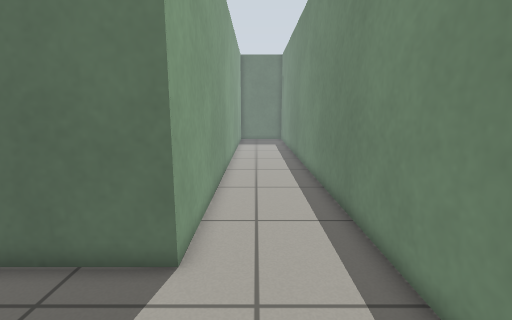
view 1 (above)

17 first-person views from a walk through a Gazebo world. The camera is 0.87 m above the floor, tilts 10° down and sees 85° across. The floor is counted in squares, 0.25 m on a side. Each view is taken from the middle of a square. On the plan, view 1 faces up. The plan holds only what a view shows up to about 20 squares ahead; the rest is blank.

view 2
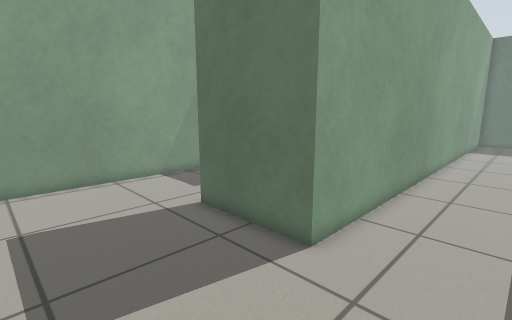

view 3
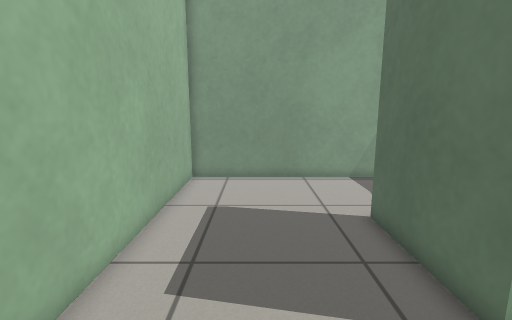

view 4
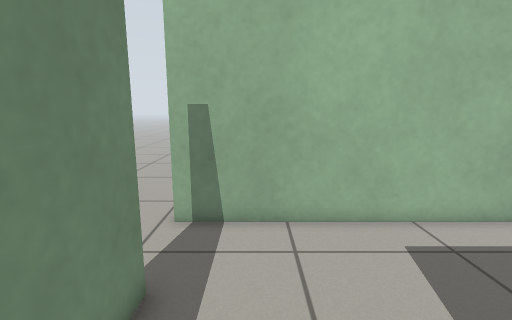

view 5
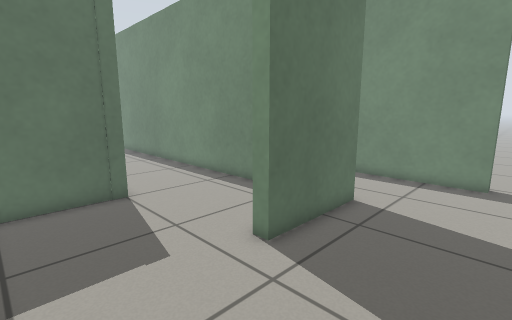

view 6
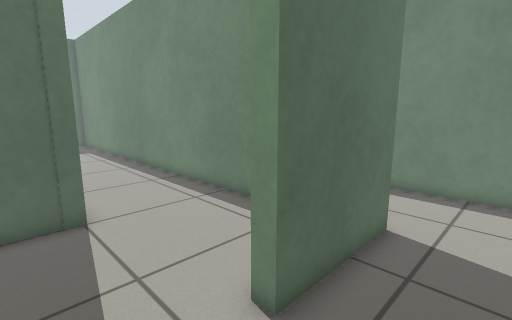

view 7
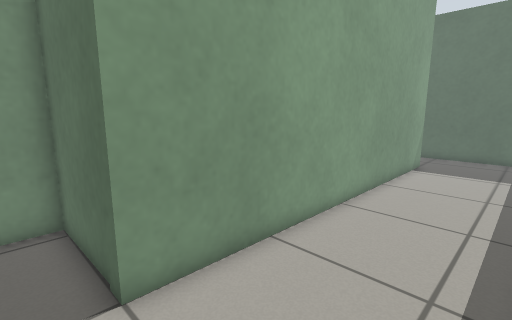

view 8
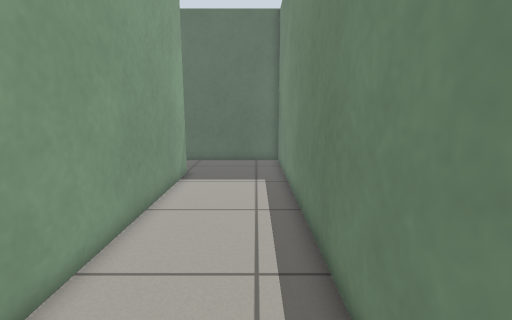

view 9
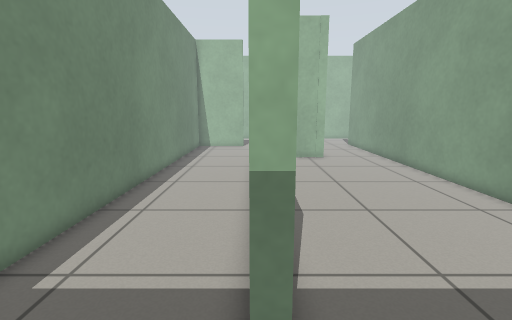

view 10
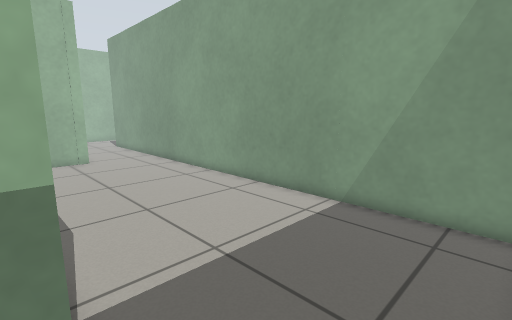

view 11
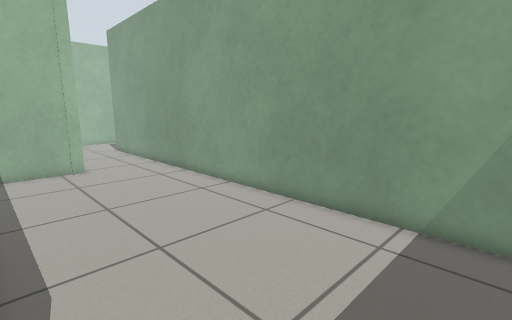

view 12
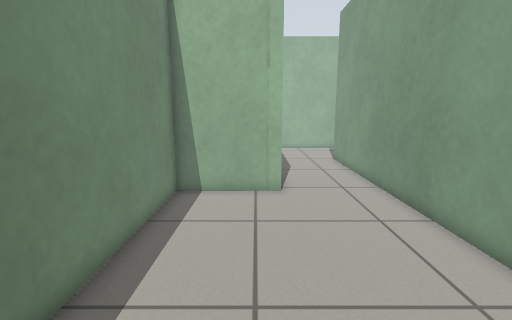

view 13
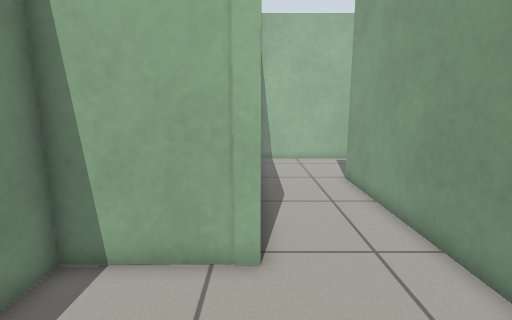

view 14
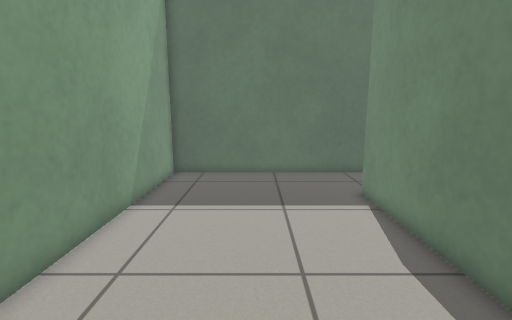

view 15
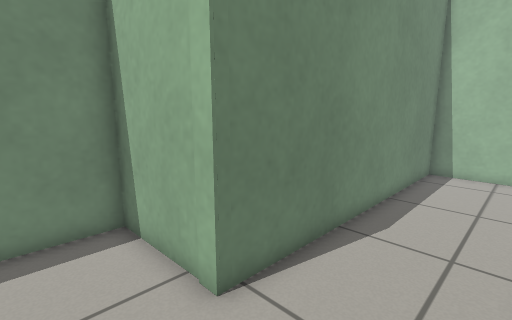

view 16
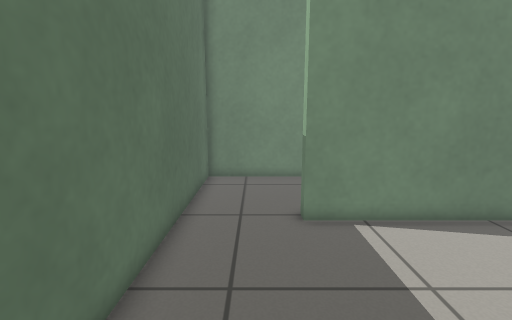

view 17
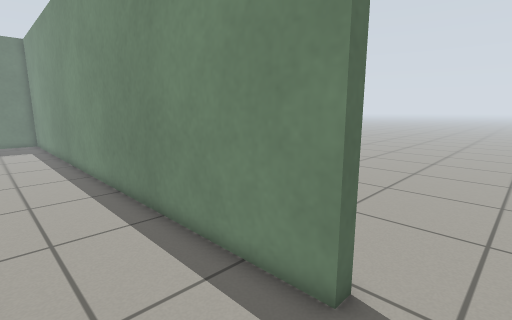

### Floor plan
Ten units are one square. View 1 is at (0, 0); x grows to the right and y downward. Boxes are objects, and circles mark ways between rooms. Rooms are numbered by the first view taken in them; rooms with no view inside come last. Other rooms are left out.
<svg viewBox="-185 -350 228 369">
<path fill="none" stroke="#000" d="M38 -21 31 -21 31 -249M-125 -66 -125 14 36 14M-18 -253 -17 -58 -67 -58 -67 -64M-24 -108 -24 -345 -76 -345M-125 -96 -125 -66M-79 -305 -79 -125 -125 -125 -125 -111M-85 -235 -85 -305 -79 -305M-76 -345 -177 -345 -177 -46M-176 14 -131 14 -131 -131 -85 -131 -85 -216"/>
<circle cx="-95" cy="-60" r="3" fill="#2a7"/>
<circle cx="-80" cy="-325" r="3" fill="#2a7"/>
<text x="-10" y="-110">1</text>
<text x="-60" y="-190">2</text>
<text x="-140" y="-200">3</text>
</svg>
Room 1 opens to room 2. Room 2 opens to room 3.

Where each view was taken, in squares from view 1:
view 1: 0 up, 0 right, facing up
view 2: 0 up, 2 right, facing up-left
view 3: 2 up, 2 right, facing left
view 4: 7 up, 1 right, facing down
view 5: 1 up, 12 left, facing up-right
view 6: 3 up, 10 left, facing up-right
view 7: 11 up, 3 left, facing up-left
view 8: 15 up, 4 left, facing up
view 9: 34 up, 8 left, facing down
view 10: 34 up, 8 left, facing down-left
view 11: 31 up, 9 left, facing down-left
view 12: 25 up, 12 left, facing down
view 13: 19 up, 13 left, facing down
view 14: 19 up, 13 left, facing up
view 15: 16 up, 17 left, facing down-right
view 16: 32 up, 17 left, facing right
view 17: 0 up, 1 left, facing up-right
